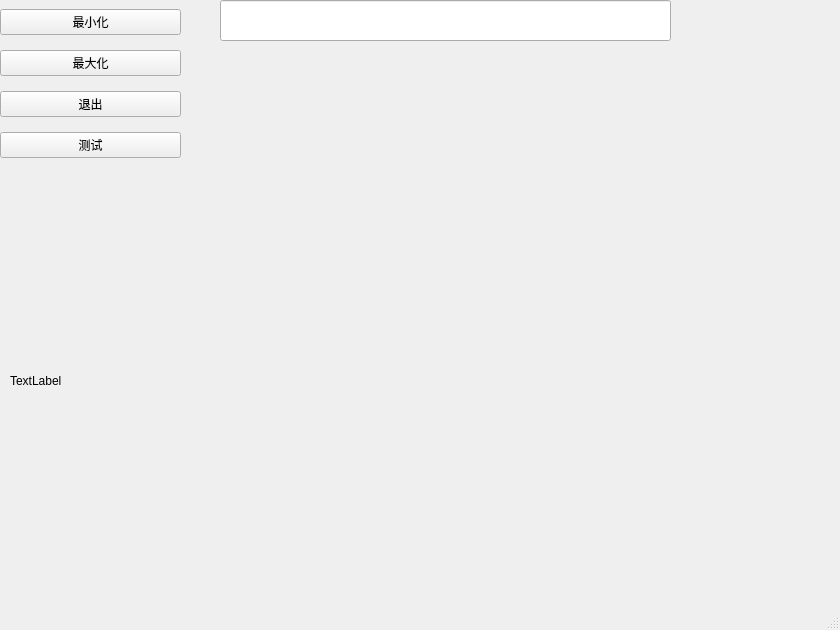
<?xml version="1.0" encoding="UTF-8"?>
<ui version="4.0">
 <class>MainWindow</class>
 <widget class="QMainWindow" name="MainWindow">
  <property name="geometry">
   <rect>
    <x>0</x>
    <y>0</y>
    <width>840</width>
    <height>630</height>
   </rect>
  </property>
  <property name="windowTitle">
   <string>MainWindow</string>
  </property>
  <widget class="QWidget" name="centralwidget">
   <widget class="QWidget" name="verticalLayoutWidget">
    <property name="geometry">
     <rect>
      <x>0</x>
      <y>0</y>
      <width>181</width>
      <height>171</height>
     </rect>
    </property>
    <layout class="QVBoxLayout" name="verticalLayout">
     <item>
      <widget class="QPushButton" name="pushButton_2">
       <property name="text">
        <string>最小化</string>
       </property>
      </widget>
     </item>
     <item>
      <widget class="QPushButton" name="pushButton_3">
       <property name="text">
        <string>最大化</string>
       </property>
      </widget>
     </item>
     <item>
      <widget class="QPushButton" name="pushButton">
       <property name="text">
        <string>退出</string>
       </property>
      </widget>
     </item>
     <item>
      <widget class="QPushButton" name="pushButton_4">
       <property name="text">
        <string>测试</string>
       </property>
      </widget>
     </item>
    </layout>
   </widget>
   <widget class="QLabel" name="label">
    <property name="geometry">
     <rect>
      <x>10</x>
      <y>180</y>
      <width>721</width>
      <height>401</height>
     </rect>
    </property>
    <property name="text">
     <string>TextLabel</string>
    </property>
   </widget>
   <widget class="QLineEdit" name="lineEdit">
    <property name="geometry">
     <rect>
      <x>220</x>
      <y>0</y>
      <width>451</width>
      <height>41</height>
     </rect>
    </property>
   </widget>
  </widget>
  <widget class="QMenuBar" name="menubar">
   <property name="geometry">
    <rect>
     <x>0</x>
     <y>0</y>
     <width>840</width>
     <height>23</height>
    </rect>
   </property>
  </widget>
  <widget class="QStatusBar" name="statusbar"/>
 </widget>
 <resources/>
 <connections>
  <connection>
   <sender>pushButton</sender>
   <signal>clicked()</signal>
   <receiver>MainWindow</receiver>
   <slot>close()</slot>
   <hints>
    <hint type="sourcelabel">
     <x>380</x>
     <y>256</y>
    </hint>
    <hint type="destinationlabel">
     <x>647</x>
     <y>256</y>
    </hint>
   </hints>
  </connection>
  <connection>
   <sender>pushButton_2</sender>
   <signal>clicked()</signal>
   <receiver>MainWindow</receiver>
   <slot>showMinimized()</slot>
   <hints>
    <hint type="sourcelabel">
     <x>369</x>
     <y>177</y>
    </hint>
    <hint type="destinationlabel">
     <x>649</x>
     <y>177</y>
    </hint>
   </hints>
  </connection>
  <connection>
   <sender>pushButton_3</sender>
   <signal>clicked()</signal>
   <receiver>MainWindow</receiver>
   <slot>showMaximized()</slot>
   <hints>
    <hint type="sourcelabel">
     <x>349</x>
     <y>214</y>
    </hint>
    <hint type="destinationlabel">
     <x>647</x>
     <y>215</y>
    </hint>
   </hints>
  </connection>
  <connection>
   <sender>pushButton_4</sender>
   <signal>clicked()</signal>
   <receiver>MainWindow</receiver>
   <slot>show_img()</slot>
   <hints>
    <hint type="sourcelabel">
     <x>387</x>
     <y>298</y>
    </hint>
    <hint type="destinationlabel">
     <x>492</x>
     <y>301</y>
    </hint>
   </hints>
  </connection>
 </connections>
 <slots>
  <slot>show_img()</slot>
 </slots>
</ui>
